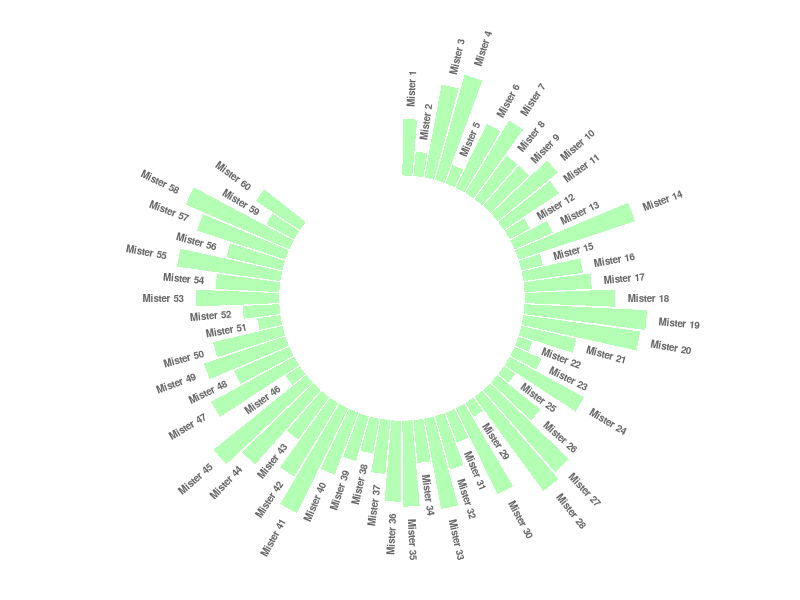

This chart was generated by the following R code:
# library
library(tidyverse)
 
# Create dataset
data <- data.frame(
  individual=paste( "Mister ", seq(1,60), sep=""),
  value=sample( seq(10,100), 60, replace=T)
)
 
# Set a number of 'empty bar'
empty_bar <- 10
 
# Add lines to the initial dataset
to_add <- matrix(NA, empty_bar, ncol(data))
colnames(to_add) <- colnames(data)
data <- rbind(data, to_add)
data$id <- seq(1, nrow(data))
 
# Get the name and the y position of each label
label_data <- data
number_of_bar <- nrow(label_data)
angle <- 90 - 360 * (label_data$id-0.5) /number_of_bar     # I substract 0.5 because the letter must have the angle of the center of the bars. Not extreme right(1) or extreme left (0)
label_data$hjust <- ifelse( angle < -90, 1, 0)
label_data$angle <- ifelse(angle < -90, angle+180, angle)
 
# Make the plot
p <- ggplot(data, aes(x=as.factor(id), y=value)) +       # Note that id is a factor. If x is numeric, there is some space between the first bar
  geom_bar(stat="identity", fill=alpha("green", 0.3)) +
  ylim(-100,120) +
  theme_minimal() +
  theme(
    axis.text = element_blank(),
    axis.title = element_blank(),
    panel.grid = element_blank(),
    plot.margin = unit(rep(-1,4), "cm") 
  ) +
  coord_polar(start = 0) + 
  geom_text(data=label_data, aes(x=id, y=value+10, label=individual, hjust=hjust), color="black", fontface="bold",alpha=0.6, size=2.5, angle= label_data$angle, inherit.aes = FALSE ) 
 
p